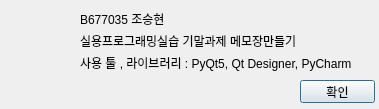
<?xml version="1.0" encoding="UTF-8"?>
<ui version="4.0">
 <class>Infomation</class>
 <widget class="QDialog" name="Infomation">
  <property name="geometry">
   <rect>
    <x>0</x>
    <y>0</y>
    <width>379</width>
    <height>109</height>
   </rect>
  </property>
  <property name="windowTitle">
   <string>Infomation</string>
  </property>
  <property name="sizeGripEnabled">
   <bool>false</bool>
  </property>
  <widget class="QWidget" name="verticalLayoutWidget">
   <property name="geometry">
    <rect>
     <x>80</x>
     <y>10</y>
     <width>301</width>
     <height>61</height>
    </rect>
   </property>
   <layout class="QVBoxLayout" name="verticalLayout">
    <item>
     <widget class="QLabel" name="label">
      <property name="text">
       <string>B677035 조승현</string>
      </property>
     </widget>
    </item>
    <item>
     <widget class="QLabel" name="label3">
      <property name="text">
       <string>실용프로그래밍실습 기말과제 메모장만들기</string>
      </property>
     </widget>
    </item>
    <item>
     <widget class="QLabel" name="label2">
      <property name="text">
       <string>사용 툴 , 라이브러리 : PyQt5, Qt Designer, PyCharm</string>
      </property>
     </widget>
    </item>
   </layout>
  </widget>
  <widget class="QPushButton" name="Button_close">
   <property name="geometry">
    <rect>
     <x>300</x>
     <y>80</y>
     <width>75</width>
     <height>23</height>
    </rect>
   </property>
   <property name="text">
    <string>확인</string>
   </property>
  </widget>
  <widget class="QLabel" name="label_2">
   <property name="geometry">
    <rect>
     <x>0</x>
     <y>10</y>
     <width>71</width>
     <height>71</height>
    </rect>
   </property>
   <property name="text">
    <string/>
   </property>
   <property name="pixmap">
    <pixmap>mini_icon.png</pixmap>
   </property>
  </widget>
 </widget>
 <resources/>
 <connections/>
</ui>
